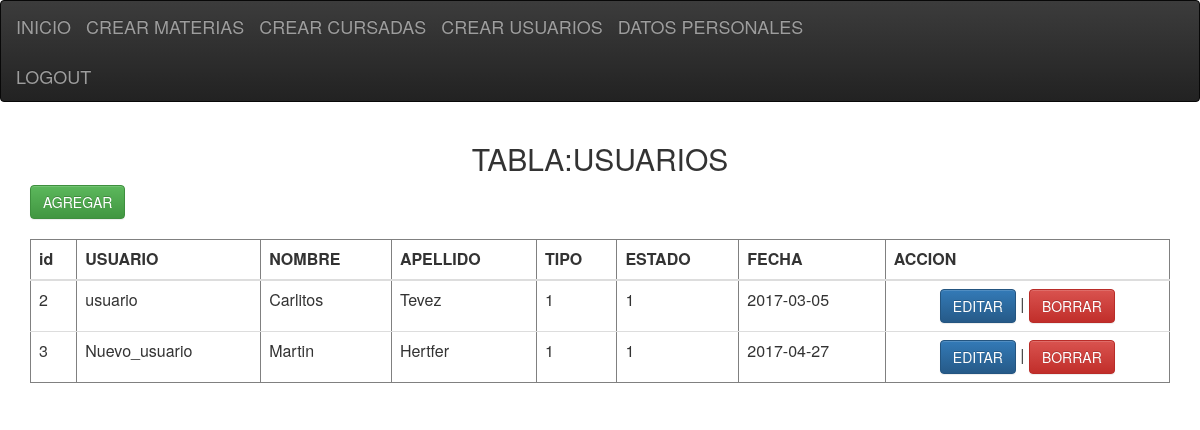
The app's page /Desafio_02/index.php/login/info_usuarios with its own data.
### tables this page shows
CREATE TABLE `usuarios` (
  `id` int(11) NOT NULL,
  `username` varchar(50) NOT NULL,
  `name` varchar(50) DEFAULT NULL,
  `lastname` varchar(50) DEFAULT NULL,
  `password` varchar(255) NOT NULL,
  `type` int(11) NOT NULL,
  `status` int(11) NOT NULL,
  `date` date DEFAULT NULL
);

### Desafio_02/application/controllers/login.php (called while the page is built, shortened)
<?php
		Class Login extends CI_Controller{
            public function info_usuarios(){
                    $data['records']=$this->m_login->getINFOUSER();
                    $this->load->view('info_usuario_alta',$data);
                }
}
?>

### Desafio_02/index.php (called while the page is built, shortened)
<?php
require_once BASEPATH.'core/CodeIgniter.php';

### Desafio_02/application/models/m_login.php (called while the page is built, shortened)
<?php
		class m_login extends CI_Model{
    public function getINFOUSER(){
    $query = $this->db->get_where('usuarios',array('type'=>1));
    if ($query->num_rows() > 0 ) {
        $resultado = $query->result_array();
    }
    return $resultado;
}
}
?>

### Desafio_02/application/views/info_usuario_alta.php (the view, shortened to what this page needs)
<?php include('header.php'); ?>
<html>
<head>
</head>
<body>
	<div class="container">
	<div class="row">
	<div class="col-md-12">
		<h2 align="center">TABLA:USUARIOS</h2>
			<a href="<?php echo site_url('login/agregar') ?>"><button type="button" class="btn btn-success">AGREGAR</button></a><br /><br />
			<table class="table table-hover" align="center" border="1" cellspacing="0" cellpadding="0" width="700" id="tabla_busqueda">
				<thead>
					<th>id</th>
					<th>USUARIO</th>
					<th>NOMBRE</th>
					<th>APELLIDO</th>
					<th>TIPO</th>
					<th>ESTADO</th>
					<th>FECHA</th>
					<th>ACCION</th>
				</thead>
<tbody>
<?php
    if (count($records) > 0 && $records != false)
     {
        foreach($records as $record) {
        echo "<tr>
    <td>".$record['id']."</td>
    <td>".$record['username']."</td>
    <td>".$record['name']."</td>
    <td>".$record['lastname']."</td>
    <td>".$record['type']."</td>
    <td>".$record['status']."</td>
    <td>".$record['date']."</td>
	 <td align='center'>
 		<a href='".site_url('login/editar')."/$record[id]'>
		 <button type='button' class='btn btn-primary'>EDITAR</button></a> |
		<a href='".site_url('login/borrar')."/$record[id]'>
		 <button type='button' class='btn btn-danger'>BORRAR</button></a>
    </tr>";
    }
    }
?>
</tbody>
    </table>
		</div>
		</div>
		</div>
</body>
</html>

### records on screen
usuarios: id "2", username "usuario", name "Carlitos", lastname "Tevez", type "1", status "1", date "2017-03-05"
usuarios: id "3", username "Nuevo_usuario", name "Martin", lastname "Hertfer", type "1", status "1", date "2017-04-27"
